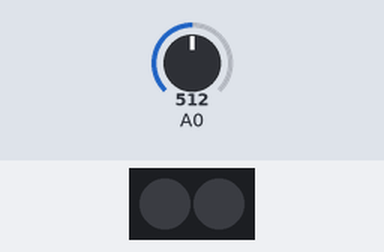
Simulated run of this sketch. Board: ATtiny85, built with avr-gcc and run on an emulated ATtiny85. Shown: 2 RGB LEDs in strip order, left to right. The inputs (shaded band) are chosen by the test bench; at power-on: A0 = 512. Dim RGB values are drawn brighter than linear; random numbers use the default seed unless the sketch sets one; what the sketch prints to the serial monitor is not drawn.

Above: at 0.15 s.
At 2.03 s:
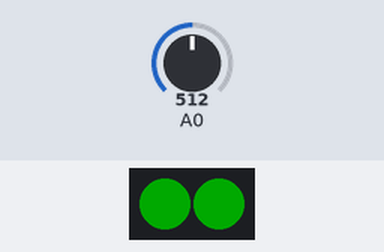
At 19.57 s:
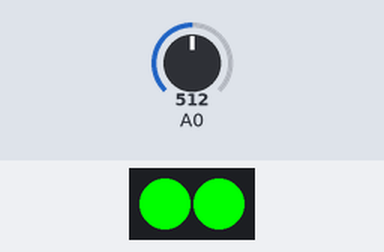
At 39.28 s:
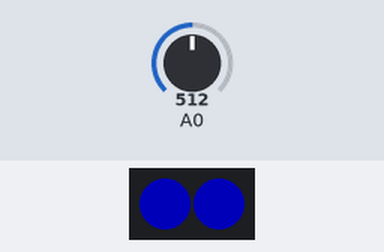
Timing chart, 0 to 40.0 s (numbered marks = the images above):
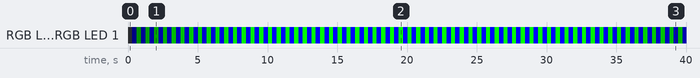

Measured:
- by itself, RGB LED 0, RGB LED 1: off → RGB(0, 0, 7) at 0.31 s, → RGB(0, 15, 0) 0.32 s later, → RGB(0, 0, 22) 0.30 s later, → RGB(0, 30, 0) 0.32 s later, … (127 changes in this stretch)

The sketch:

dreammachine_random_fade_individual_rgb_timing.ino
```cpp
#include <Adafruit_NeoPixel.h>

#ifdef __AVR__
 #include <avr/power.h> // Required for 16 MHz Adafruit Trinket
#endif

#define PIN       5 // On Trinket or Gemma, suggest changing this to 1

#define NUMPIXELS 2 // Popular NeoPixel ring size

Adafruit_NeoPixel pixels(NUMPIXELS, PIN, NEO_GRB + NEO_KHZ800);

void setup() {
//#if defined(__AVR_ATtiny85__) && (F_CPU == 16000000)
//  clock_prescale_set(clock_div_1);
//#endif

  pixels.begin(); // INITIALIZE NeoPixel strip object (REQUIRED)
  Serial.begin(9600);

}

int i;

void loop(){
  randomSeed(analogRead(A0));
  long ar = random(3,50);
  //randomSeed(analogRead(A0));
  long ag = random(3,50);
  //randomSeed(analogRead(A0));
  long ab = random(3,50);
  //randomSeed(analogRead(A0));
  long l  = random(200,1000);

  Serial.print(analogRead(A0));

    for (int b = 0; b < 255; b++){
    pixels.setBrightness(b);

    pixels.clear(); // Set all pixel colors to 'off'
    pixels.setPixelColor(0, pixels.Color(0, 255, 0));
    pixels.setPixelColor(1, pixels.Color(0, 255, 0));
    pixels.show();
    delay(ar);

    pixels.clear(); // Set all pixel colors to 'off'
    pixels.setPixelColor(0, pixels.Color(255, 0, 0));
    pixels.setPixelColor(1, pixels.Color(255, 0, 0));
    pixels.show();
    delay(ag);

    pixels.clear(); // Set all pixel colors to 'off'
    pixels.setPixelColor(0, pixels.Color(0, 0, 255));
    pixels.setPixelColor(1, pixels.Color(0, 0, 255));
    pixels.show();
    delay(ab);
    }

    for (i; i < l; i++){

    pixels.clear(); // Set all pixel colors to 'off'
    pixels.setPixelColor(0, pixels.Color(0, 255, 0));
    pixels.setPixelColor(1, pixels.Color(0, 255, 0));
    pixels.show();
    delay(ar);

    pixels.clear(); // Set all pixel colors to 'off'
    pixels.setPixelColor(0, pixels.Color(255, 0, 0));
    pixels.setPixelColor(1, pixels.Color(255, 0, 0));
    pixels.show();
    delay(ag);

    pixels.clear(); // Set all pixel colors to 'off'
    pixels.setPixelColor(0, pixels.Color(0, 0, 255));
    pixels.setPixelColor(1, pixels.Color(0, 0, 255));
    pixels.show();
    delay(ab);
    }

    for (int b = 255; b > 0; b--){
    pixels.setBrightness(b);
    pixels.clear(); // Set all pixel colors to 'off'
    pixels.setPixelColor(0, pixels.Color(0, 255, 0));
    pixels.setPixelColor(1, pixels.Color(0, 255, 0));
    pixels.show();
    delay(ar);

    pixels.clear(); // Set all pixel colors to 'off'
    pixels.setPixelColor(0, pixels.Color(255, 0, 0));
    pixels.setPixelColor(1, pixels.Color(255, 0, 0));
    pixels.show();
    delay(ag);

    pixels.clear(); // Set all pixel colors to 'off'
    pixels.setPixelColor(0, pixels.Color(0, 0, 255));
    pixels.setPixelColor(1, pixels.Color(0, 0, 255));
    pixels.show();
    delay(ab);
    }

    i=0;
    ar=0;
    ag=0;
    ar=0;
    l=0;
}
```
